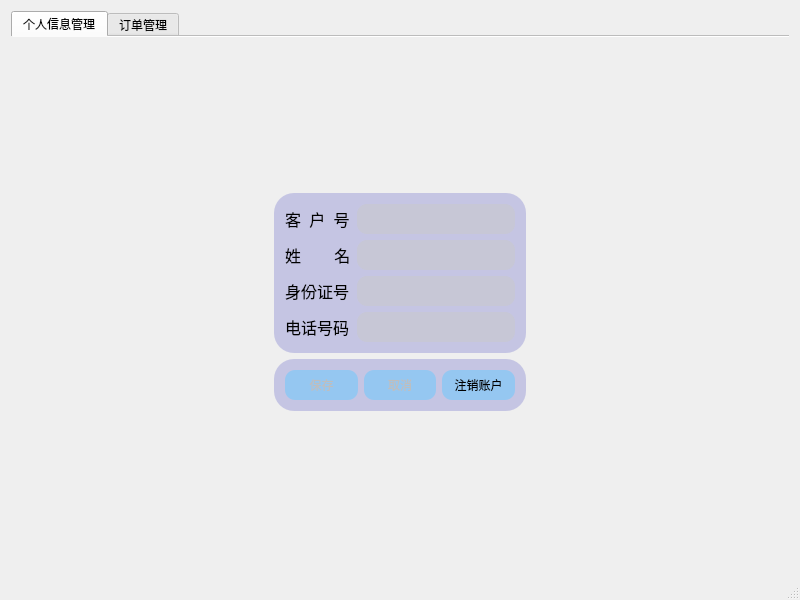
<?xml version="1.0" encoding="UTF-8"?>
<ui version="4.0">
 <class>Consumer</class>
 <widget class="QMainWindow" name="Consumer">
  <property name="geometry">
   <rect>
    <x>0</x>
    <y>0</y>
    <width>800</width>
    <height>600</height>
   </rect>
  </property>
  <property name="windowTitle">
   <string>Consumer</string>
  </property>
  <property name="styleSheet">
   <string notr="true"/>
  </property>
  <widget class="QWidget" name="centralWidget">
   <property name="styleSheet">
    <string notr="true"/>
   </property>
   <layout class="QVBoxLayout" name="verticalLayout">
    <item>
     <widget class="QTabWidget" name="tabWidget">
      <property name="autoFillBackground">
       <bool>true</bool>
      </property>
      <property name="styleSheet">
       <string notr="true">#consumerWidget,#orderWidget{
border-image:url(:/HX/images/客户.jpg);
}

.QGroupBox{
background-color:rgb(100,100,200,30%);
border-radius:20%;
}

.QPushButton{
background-color:rgb(100,200,255,50%);
border-radius:10%;
width:70px;
height:30px;
}

.QLineEdit{
background-color:rgb(200,200,200,50%);
border-radius:10%;
height:30px;
}</string>
      </property>
      <property name="tabPosition">
       <enum>QTabWidget::North</enum>
      </property>
      <property name="tabShape">
       <enum>QTabWidget::Rounded</enum>
      </property>
      <property name="currentIndex">
       <number>0</number>
      </property>
      <property name="elideMode">
       <enum>Qt::ElideNone</enum>
      </property>
      <property name="documentMode">
       <bool>true</bool>
      </property>
      <property name="tabsClosable">
       <bool>false</bool>
      </property>
      <property name="movable">
       <bool>false</bool>
      </property>
      <property name="tabBarAutoHide">
       <bool>false</bool>
      </property>
      <widget class="QWidget" name="consumerWidget">
       <attribute name="title">
        <string>个人信息管理</string>
       </attribute>
       <layout class="QGridLayout" name="gridLayout">
        <item row="1" column="2">
         <spacer name="horizontalSpacer_2">
          <property name="orientation">
           <enum>Qt::Horizontal</enum>
          </property>
          <property name="sizeHint" stdset="0">
           <size>
            <width>158</width>
            <height>20</height>
           </size>
          </property>
         </spacer>
        </item>
        <item row="1" column="1">
         <widget class="QGroupBox" name="groupBox">
          <property name="title">
           <string/>
          </property>
          <layout class="QFormLayout" name="formLayout">
           <item row="0" column="0">
            <widget class="QLabel" name="label">
             <property name="font">
              <font>
               <family>华文行楷</family>
               <pointsize>12</pointsize>
              </font>
             </property>
             <property name="text">
              <string>客  户  号</string>
             </property>
            </widget>
           </item>
           <item row="0" column="1">
            <widget class="QLineEdit" name="consumerID">
             <property name="enabled">
              <bool>true</bool>
             </property>
             <property name="readOnly">
              <bool>true</bool>
             </property>
            </widget>
           </item>
           <item row="1" column="0">
            <widget class="QLabel" name="label_3">
             <property name="font">
              <font>
               <family>华文行楷</family>
               <pointsize>12</pointsize>
              </font>
             </property>
             <property name="text">
              <string>姓        名</string>
             </property>
            </widget>
           </item>
           <item row="1" column="1">
            <widget class="QLineEdit" name="name"/>
           </item>
           <item row="2" column="0">
            <widget class="QLabel" name="label_2">
             <property name="font">
              <font>
               <family>华文行楷</family>
               <pointsize>12</pointsize>
              </font>
             </property>
             <property name="text">
              <string>身份证号</string>
             </property>
            </widget>
           </item>
           <item row="2" column="1">
            <widget class="QLineEdit" name="ID">
             <property name="maxLength">
              <number>18</number>
             </property>
            </widget>
           </item>
           <item row="3" column="0">
            <widget class="QLabel" name="label_5">
             <property name="font">
              <font>
               <family>华文行楷</family>
               <pointsize>12</pointsize>
              </font>
             </property>
             <property name="text">
              <string>电话号码</string>
             </property>
            </widget>
           </item>
           <item row="3" column="1">
            <widget class="QLineEdit" name="phone"/>
           </item>
          </layout>
         </widget>
        </item>
        <item row="1" column="0">
         <spacer name="horizontalSpacer">
          <property name="orientation">
           <enum>Qt::Horizontal</enum>
          </property>
          <property name="sizeHint" stdset="0">
           <size>
            <width>159</width>
            <height>20</height>
           </size>
          </property>
         </spacer>
        </item>
        <item row="2" column="1">
         <widget class="QGroupBox" name="groupBox_2">
          <property name="title">
           <string/>
          </property>
          <layout class="QHBoxLayout" name="horizontalLayout">
           <item>
            <widget class="QPushButton" name="Save">
             <property name="enabled">
              <bool>false</bool>
             </property>
             <property name="text">
              <string>保存</string>
             </property>
            </widget>
           </item>
           <item>
            <widget class="QPushButton" name="Cancel">
             <property name="enabled">
              <bool>false</bool>
             </property>
             <property name="text">
              <string>取消</string>
             </property>
            </widget>
           </item>
           <item>
            <widget class="QPushButton" name="Logout">
             <property name="text">
              <string>注销账户</string>
             </property>
            </widget>
           </item>
          </layout>
         </widget>
        </item>
        <item row="0" column="1">
         <spacer name="verticalSpacer">
          <property name="orientation">
           <enum>Qt::Vertical</enum>
          </property>
          <property name="sizeHint" stdset="0">
           <size>
            <width>20</width>
            <height>40</height>
           </size>
          </property>
         </spacer>
        </item>
        <item row="3" column="1">
         <spacer name="verticalSpacer_2">
          <property name="orientation">
           <enum>Qt::Vertical</enum>
          </property>
          <property name="sizeHint" stdset="0">
           <size>
            <width>20</width>
            <height>40</height>
           </size>
          </property>
         </spacer>
        </item>
        <item row="2" column="0">
         <spacer name="horizontalSpacer_3">
          <property name="orientation">
           <enum>Qt::Horizontal</enum>
          </property>
          <property name="sizeHint" stdset="0">
           <size>
            <width>40</width>
            <height>20</height>
           </size>
          </property>
         </spacer>
        </item>
        <item row="2" column="2">
         <spacer name="horizontalSpacer_4">
          <property name="orientation">
           <enum>Qt::Horizontal</enum>
          </property>
          <property name="sizeHint" stdset="0">
           <size>
            <width>40</width>
            <height>20</height>
           </size>
          </property>
         </spacer>
        </item>
       </layout>
      </widget>
      <widget class="QWidget" name="orderWidget">
       <attribute name="title">
        <string>订单管理</string>
       </attribute>
       <layout class="QHBoxLayout" name="horizontalLayout_2">
        <item>
         <widget class="QTableView" name="orderView"/>
        </item>
        <item>
         <widget class="QGroupBox" name="groupBox_3">
          <property name="title">
           <string/>
          </property>
          <layout class="QVBoxLayout" name="verticalLayout_2">
           <item>
            <widget class="QPushButton" name="Insert">
             <property name="text">
              <string>添加订单</string>
             </property>
            </widget>
           </item>
           <item>
            <widget class="QPushButton" name="Delete">
             <property name="enabled">
              <bool>false</bool>
             </property>
             <property name="text">
              <string>取消订单</string>
             </property>
            </widget>
           </item>
           <item>
            <widget class="QPushButton" name="orderSave">
             <property name="enabled">
              <bool>false</bool>
             </property>
             <property name="text">
              <string>保存修改</string>
             </property>
            </widget>
           </item>
           <item>
            <widget class="QPushButton" name="orderCancel">
             <property name="enabled">
              <bool>false</bool>
             </property>
             <property name="text">
              <string>取消修改</string>
             </property>
            </widget>
           </item>
          </layout>
         </widget>
        </item>
       </layout>
      </widget>
     </widget>
    </item>
   </layout>
  </widget>
  <widget class="QMenuBar" name="menuBar">
   <property name="geometry">
    <rect>
     <x>0</x>
     <y>0</y>
     <width>800</width>
     <height>23</height>
    </rect>
   </property>
  </widget>
  <widget class="QStatusBar" name="statusBar"/>
 </widget>
 <layoutdefault spacing="6" margin="11"/>
 <resources>
  <include location="HX.qrc"/>
 </resources>
 <connections/>
</ui>
